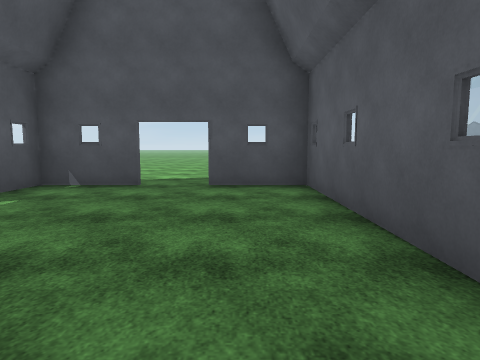
view 1 (above)

15 first-person views from a walk through a 3-D level made in the Unity game engine. The camera is 1.4 m above the floor, tilts 6° down and sees 75° across. Doors are open. The floor is counted in squares, 2 m on a side. Each view is taken from the middle of a square. On the plan, view 1 faces up. The plan holds only what a view shows up to about 10 squares ahead; the rest is blank. The place goes on beyond the plan. The player is left out. Some surface patterns are stand-ins.

view 2
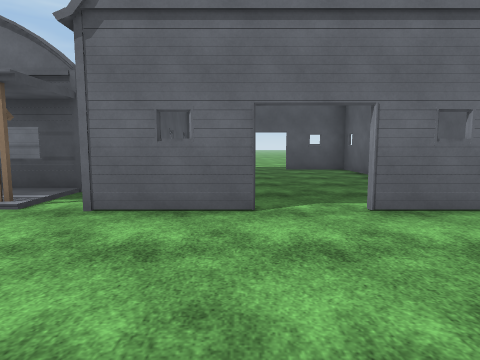

view 3
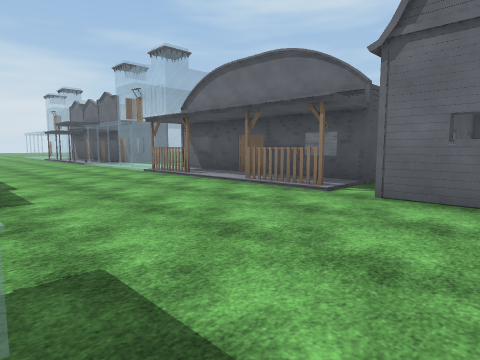

view 4
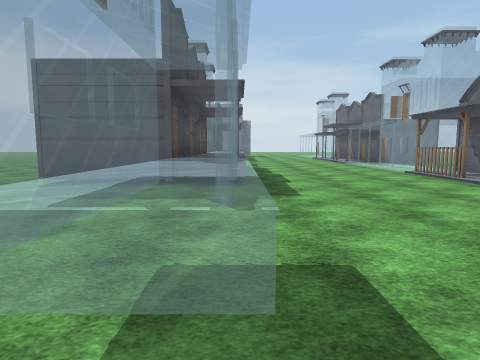

view 5
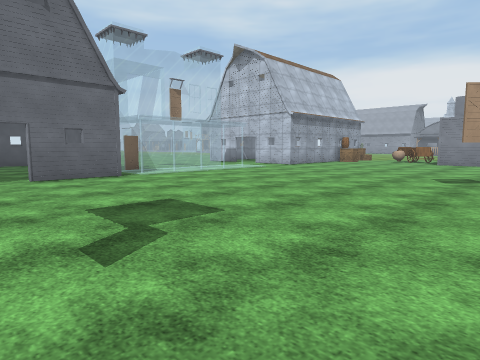

view 6
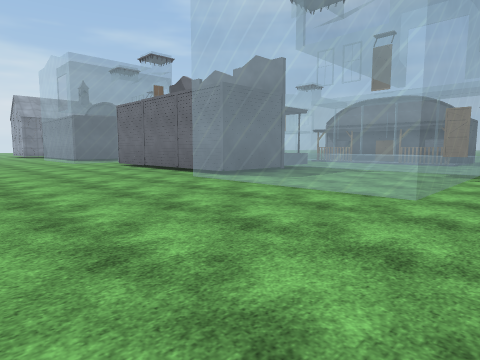

view 7
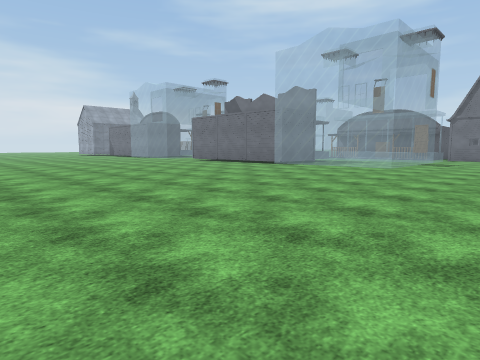

view 8
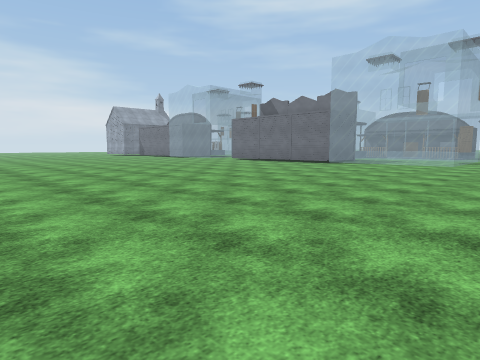

view 9
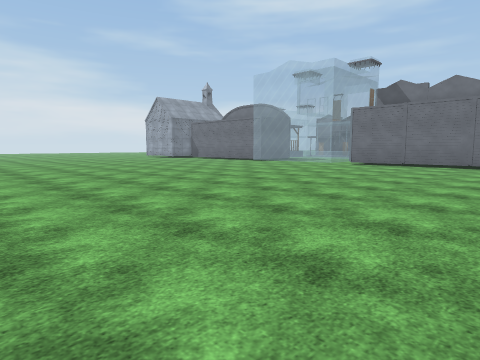

view 10
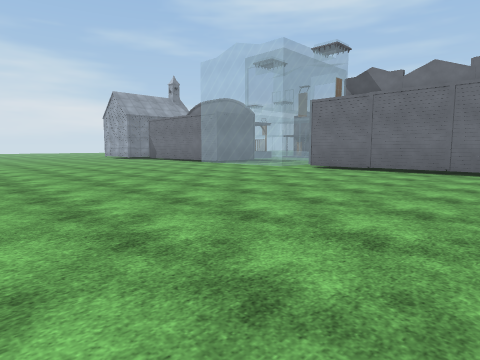

view 11
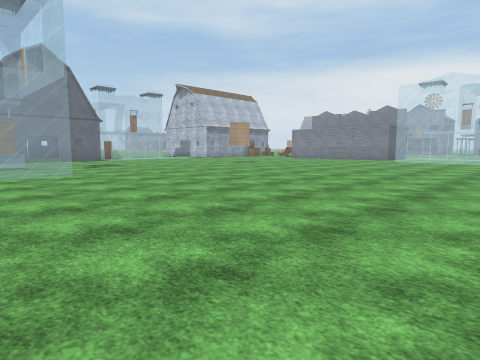

view 12
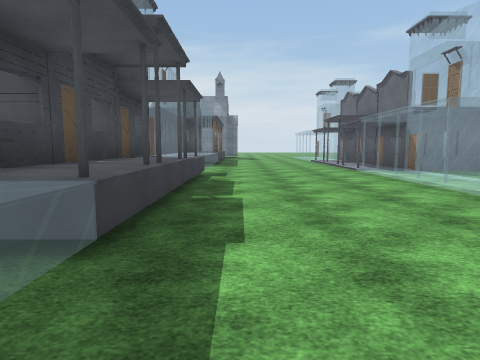

view 13
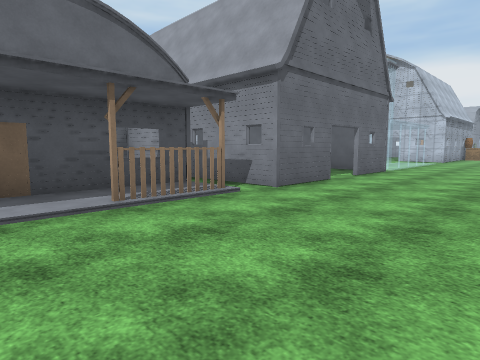

view 14
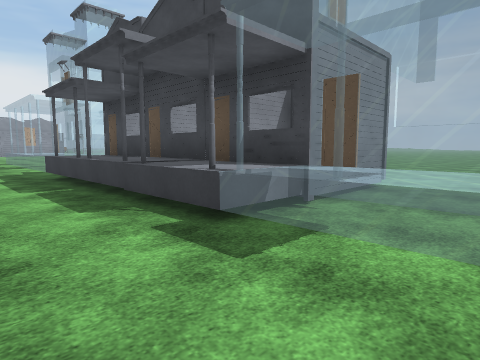

view 15
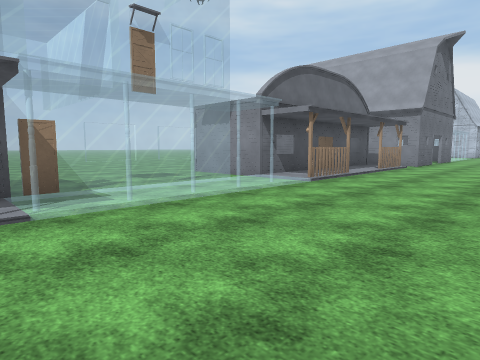

### Floor plan
Key: @ floor where view 1 was taken; # wall or solid block; . main floor; : floor 0.25 m higher than the main floor; / step, stairs or slope; D open door; = window, fence, low wall or low ledge; B barn; U building; O other object.
Columns run from 16 left of view 1 to 9 right of it. Each row starts with its distance up from view 1.
 10              ...
  9              ...
  8               ..
  7   ..          ..
  6   ...       BBBDBB
  5    ==.      B....B
  4    #=..     B....B
  3  U  =.U  ###U....B
  2  # #=.#  ###U ...B
  1 ##U==/######U ...B#U
  0  :::::UU    B ..@B...
 -1 ............BBBDBB....
 -2 .......................
 -3 ........................
 -4 .........................
 -5    UUUUUU     ............
 -6 UUUUUUUUUUUUUU............
 -7   #     #    =.......O...
 -8   #     #    =.....
 -9  #########  #=....
-10  ==......=====.....
-11  ...................
-12 .....................
-13 ......................
-14 .......................
-15 .......................
-16 ......................
-17 .................
-18 .................
-19 .................
-20 ................
-21     .....  .....

Where each view was taken, in squares from view 1:
view 1: 0 up, 0 right, facing up
view 2: 4 down, 2 left, facing up
view 3: 5 down, 2 left, facing up-left
view 4: 5 down, 2 left, facing left
view 5: 8 down, 2 left, facing up-right
view 6: 14 down, 2 left, facing up-left
view 7: 19 down, 0 right, facing up-left
view 8: 21 down, 1 left, facing up-left
view 9: 21 down, 8 left, facing up-left
view 10: 18 down, 8 left, facing up-left
view 11: 17 down, 5 left, facing up-right
view 12: 4 down, 6 left, facing left
view 13: 4 down, 8 left, facing up-right
view 14: 3 down, 16 left, facing down-right
view 15: 4 down, 16 left, facing up-right
